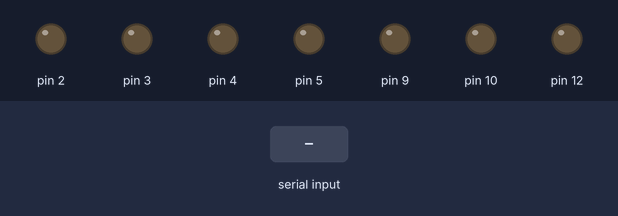
The sketch below on a simulated Arduino Uno, built with avr-gcc and run on an emulated ATmega328P. Parts: output pins drawn as LEDs (lit = HIGH). Inputs (shaded band) come from the test bench.

Above: at 1.2 s.
1.3 s: "1" received over Serial
At 1.6 s:
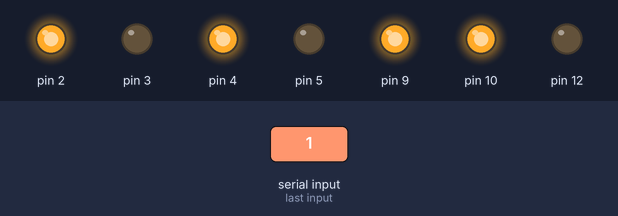
2.8 s: "0" received over Serial
At 3.9 s:
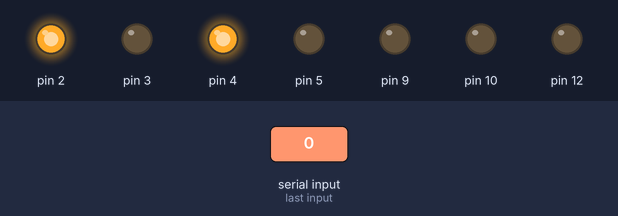
4.3 s: "2" received over Serial
At 5.1 s:
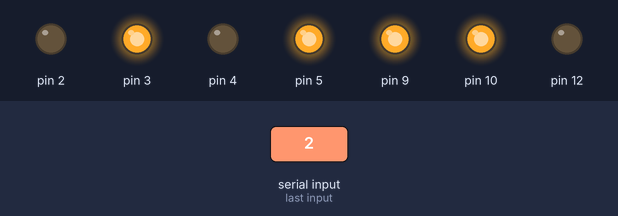
5.8 s: "3" received over Serial
At 6.2 s:
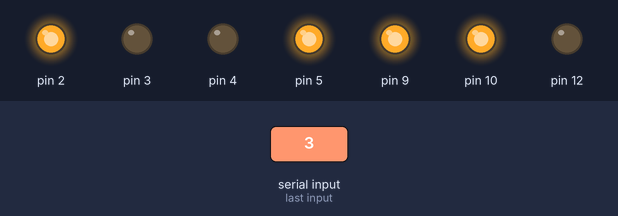
7.3 s: "4" received over Serial
At 8.5 s:
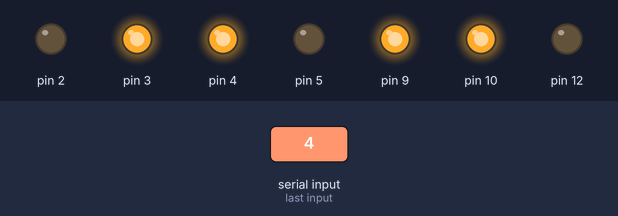
8.8 s: "6" received over Serial
At 9.7 s:
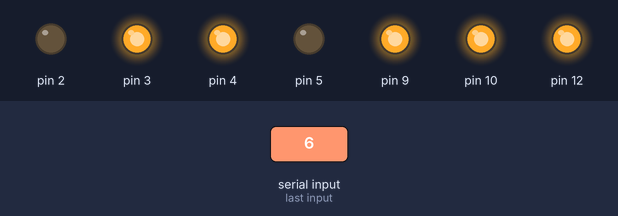
Timing chart, 0 to 11.3 s (numbered marks = the images above; inputs shaded):
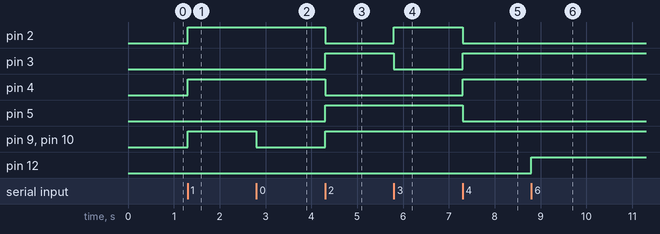

The sketch:

btcode.ino
```cpp
char inChar;

void setup() {
  Serial.begin(9600);

  pinMode(2, OUTPUT);
  pinMode(3, OUTPUT);
  pinMode(4, OUTPUT);
  pinMode(5, OUTPUT);
  pinMode(9, OUTPUT);
  pinMode(10, OUTPUT);
  pinMode(12, OUTPUT);
}

void loop() {

  //do dis loop while serial comm is available
  while (Serial.available() > 0)
  {
    //read in a character sent from phone to BT module to RX on Arduino (Serial.read takes care of it)
    inChar = Serial.read();

    // the = char comes before a command, this will need to be rewritten slightly if accelerometer is used because, because....
    if (inChar == '=')
    {
      //for whatever reason, this is a good way I found to let the serial communication reset, otherwise you will not receive the correct character when calling Serial.read agian
      while (Serial.available() == 0) {
      }

      //read the command value (0-9 and A)
      inChar = Serial.read();

      //print (for debug porpises)
      Serial.println(inChar);

    }

    //switch case to decide what to do with command. Right not it is programed for just driving, but 6 more cases can be added for the 6 additionally available buttons
    //the drive code could be prettier (ie calling a function) but this works fine for now haha
    switch (inChar)
    {
    case '0':
      analogWrite(9, 0);
      analogWrite(10, 0);
      break;
    case '1': //forward
      analogWrite(9, 255);
      analogWrite(10, 255);
      digitalWrite(2, 1);
      digitalWrite(3, 0);
      digitalWrite(4, 1);
      digitalWrite(5, 0);
      break;
    case '2': //reverse
      analogWrite(9, 255);
      analogWrite(10, 255);
      digitalWrite(2, 0);
      digitalWrite(3, 1);
      digitalWrite(4, 0);
      digitalWrite(5, 1);
      break;
    case '3': //left button (turns right?)
      analogWrite(9, 255);
      analogWrite(10, 255);
      digitalWrite(2, 1);
      digitalWrite(3, 0);
      digitalWrite(4, 0);
      digitalWrite(5, 1);
      break;
    case '4': //right
      analogWrite(9, 255);
      analogWrite(10, 255);
      digitalWrite(2, 0);
      digitalWrite(3, 1);
      digitalWrite(4, 1);
      digitalWrite(5, 0);
      break;
    case '5': //select
      digitalWrite(12, LOW);
      break;
    case '6': //start
      digitalWrite(12, HIGH);
      break;

    case '7': //triangle
      digitalWrite(12, HIGH);
      break;
      //8 is square
      //9 is x
    case 'A': //circle
      digitalWrite(12, HIGH);
      break;

    }
  }
}
```

Measured:
- after the input at 1.3 s, pin 2, pin 4, pin 9, pin 10: LOW → HIGH at once
- after the input at 2.8 s, pin 9, pin 10: HIGH → LOW at once
- after the input at 4.3 s, pin 2, pin 4: HIGH → LOW at once; pin 3, pin 5, pin 9, pin 10: LOW → HIGH at once
- after the input at 5.8 s, pin 2: LOW → HIGH at once; pin 3: HIGH → LOW at once
- after the input at 7.3 s, pin 2, pin 5: HIGH → LOW at once; pin 3, pin 4: LOW → HIGH at once
- after the input at 8.8 s, pin 12: LOW → HIGH at once
